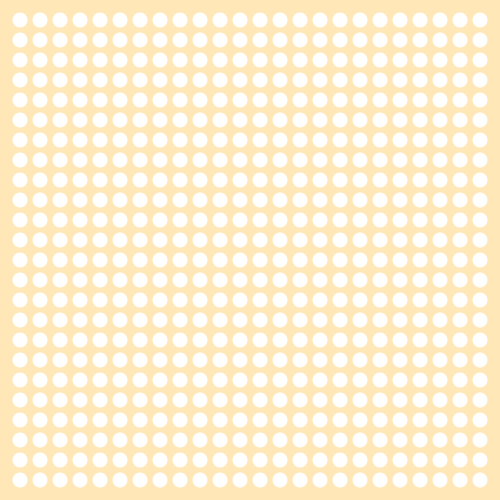
Frame 1 (no input)
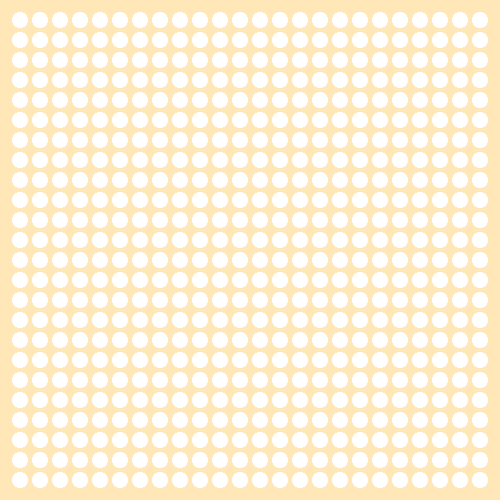
Frame 60 (the mouse pressed at the canvas centre just before this capture)
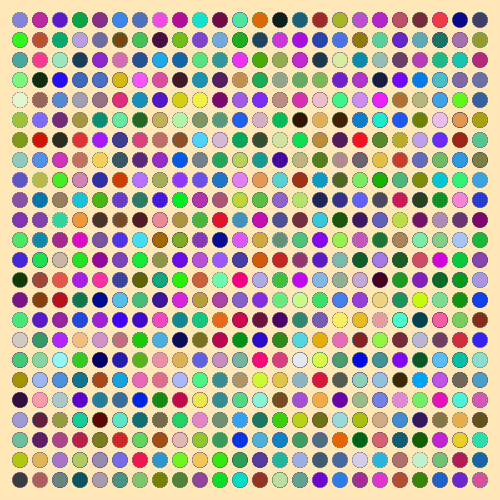
Frame 120 (the mouse held since frame 60 and released just before this capture)

The Processing sketch that drew these frames (run headless with seeded random() and noise(); from frame 60 on, the mouse is pressed at the canvas centre):

// Processing sketch: processing_46845
// ── processing_46845.pde

int a = 15;

void setup(){
  size(500,500);
  background(#FFE7B7);
  smooth();
  noStroke();
}
 
void draw()
{
      
  for(int x=20;x <= width-20;x +=20)
    {
  for(int y=20;y <= height-20;y += 20)
      {
       
    ellipse(x,y,a,a);
    
    if(mousePressed == true){
      
    fill(random(mouseX),random(mouseY),random(255));
    
}
      }  
    }
}
